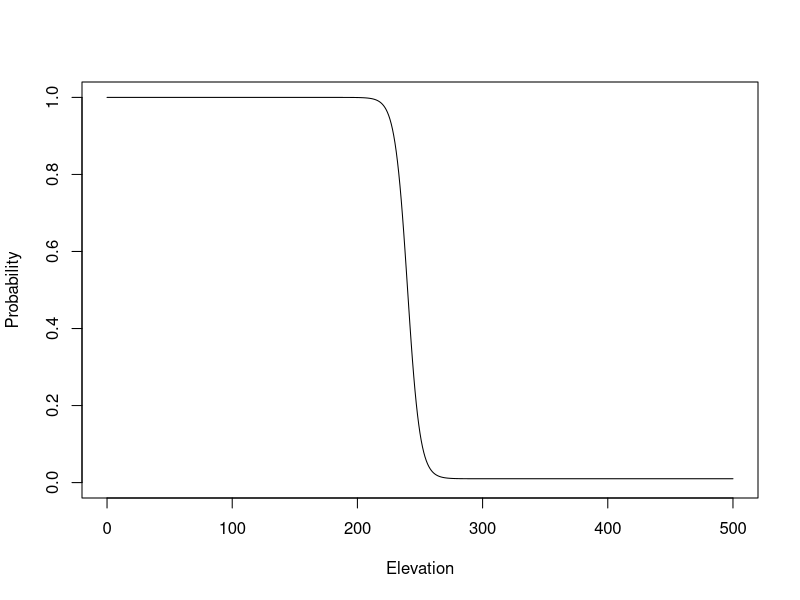
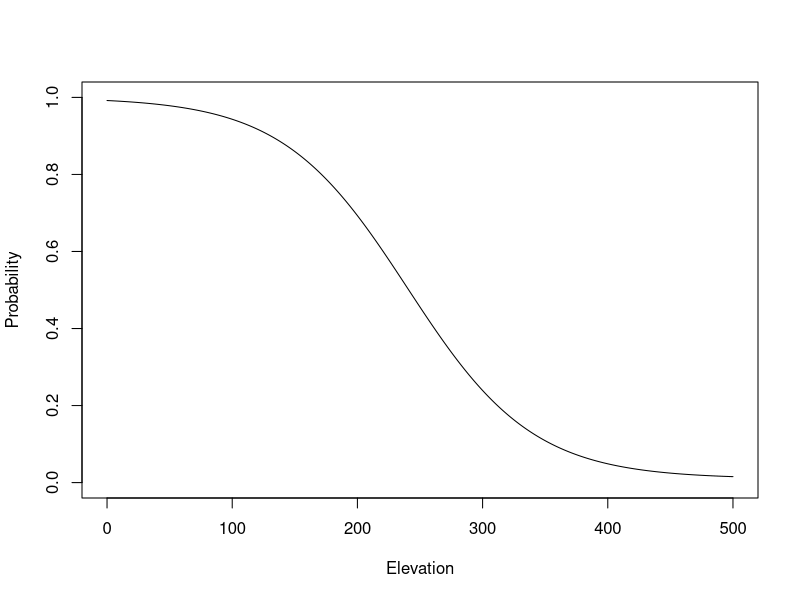
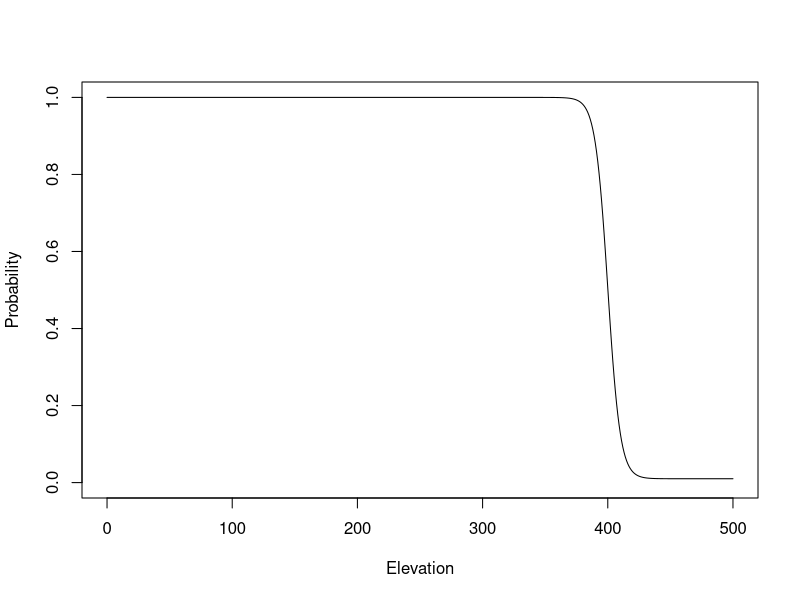
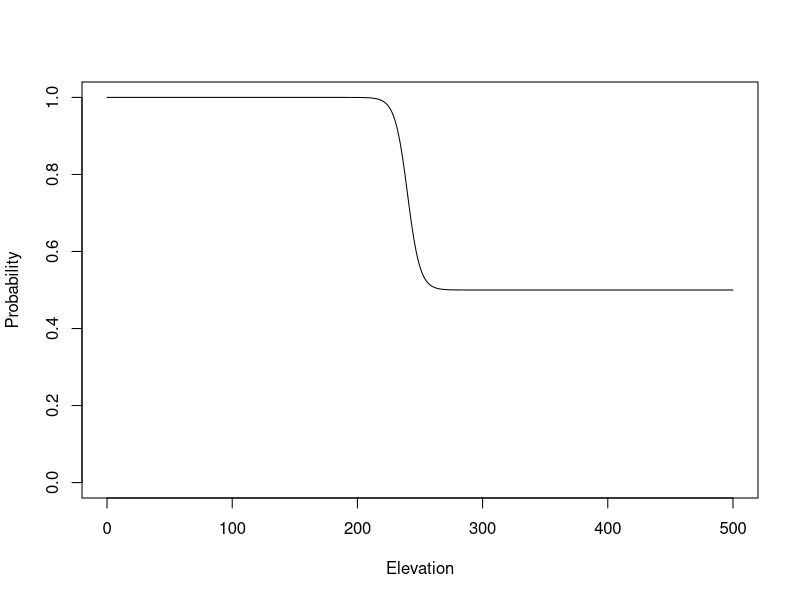

Recreate these plots in R, in order.
## plot_slope

plot_slope <- function(a, b, c, 
                       min_elev = 0, max_elev = 500) {
  pelev <- seq(min_elev, max_elev)
  pveg = (1 - a) + (a / (1 + exp( (b - pelev ) / c) ) )
  
  plot(pelev, pveg, type = 'l',
       xlab = "Elevation", ylab = "Probability",
       ylim = c(0, 1))
  return(data.frame(elev = pelev, pveg = pveg))
  
}

## Lab values
a <- 0.99
b <- 240
c <- -5

## Defaults
pveg <- plot_slope(a, b, c)

## Shallow slope
a <- 0.99
b <- 240
c <- -50
pveg <- plot_slope(a, b, c)

## Move midpoint
a <- 0.99
b <- 400
c <- -5
pveg <- plot_slope(a, b, c)

## Move baseline
a <- 0.5
b <- 240
c <- -5
pveg <- plot_slope(a, b, c)
